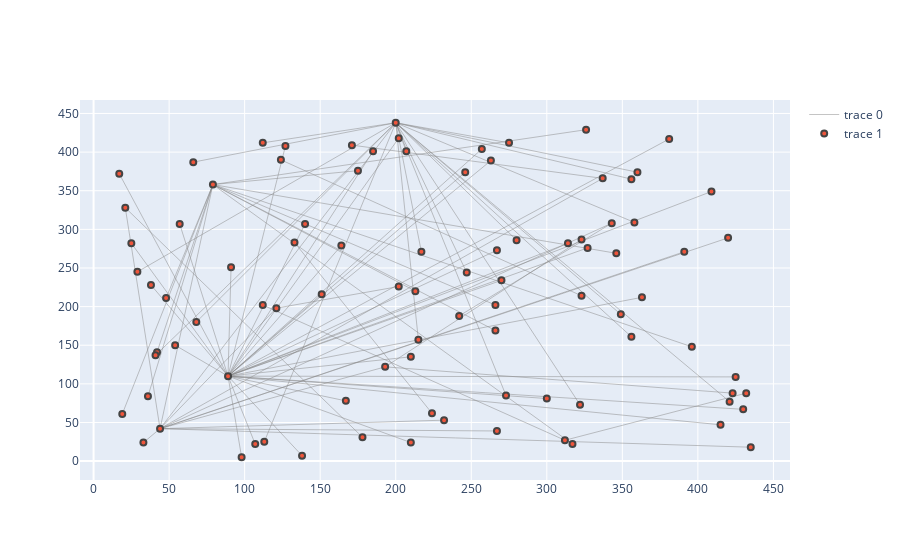

Write notebook code for a chart like this one.
### Code cell
# START get depth of the data
depth = 4
data = list(filter(lambda x: parsed_dict[x]['finalParent'] == 'MASTER' and
                   parsed_dict[x]['depth'] < 4,
                     parsed_dict.keys()))
print(data)
newData = set(data)
# for i in data:
#     newData.add(parsed_dict[i]['parent'])
for i in newData:
    local_depth = depth
    parent = parsed_dict[i]['parent']
    local = i
    if parent == None or i == None:
        continue

    while local_depth >= 0:
        edges.append((local, parent))
        if i in newData or parent in newData:
            nodes.add(i)
            nodes.add(parent)
        if i:
            parent = parsed_dict[i]['parent']
        else:
            edges.append((local, ''))
            nodes.add(i)
            nodes.add(parent)
            nodes.add('SourceOfGraph')
            break
        local_depth -= 1
            
# END get depth of the data
            
G = nx.Graph()
G.add_nodes_from(list(nodes))
pos = {v: [random.randint(0, len(edges)) for i in range(dim)] for v in nodes} # TODO this is not good in here 
nx.set_node_attributes(G, pos, "pos")

G.add_edges_from(edges)

edge_x = []
edge_y = []
for edge in G.edges():
    print(G.nodes)
    x0, y0 = G.nodes[edge[0]]['pos']
    x1, y1 = G.nodes[edge[1]]['pos']
    edge_x.append(x0)
    edge_x.append(x1)
    edge_x.append(None)
    edge_y.append(y0)
    edge_y.append(y1)
    edge_y.append(None)

edge_trace = go.Scatter(
    x=edge_x, y=edge_y,
    line=dict(width=0.5, color='#888'),
    mode='lines')
node_x = []
node_y = []
for node in nodes:
    x, y = G.nodes[node]['pos']
    node_x.append(x)
    node_y.append(y)


node_trace = go.Scatter(
    x=node_x, y=node_y,
    mode='markers',
    hoverinfo='text',
    marker=dict(line_width=2))

node_adjacencies = []
node_text = []
for node in G.nodes():
    node_text.append(node)

node_trace.text = node_text

fig = go.Figure(data=[edge_trace, node_trace],
             layout=go.Layout(
                titlefont_size=16))
fig.show()

### Figure 1 — Plotly figure (JSON) as saved in the notebook; plotly's stock layout.template omitted (floating-point values rounded to 4 significant figures; data arrays with more than 128 entries replaced by an {"elided": "..."} marker saying what was removed)
{"data": [{"line": {"color": "#888", "width": 0.5}, "mode": "lines", "type": "scatter", "x": {"elided": "264 int values"}, "y": {"elided": "264 int values"}}, {"hoverinfo": "text", "marker": {"line": {"width": 2}}, "mode": "markers", "text": ["SUGRIB", "SUVWRK", "SUMSC", "ALLOCATE_EMPTY_TRAJECTORY", "supergom_final%class_supergom", "SUDIMF2", "SUCT1", "MODEL_MOD", "DEALXMO", "GSTATS_OUTPUT_IFS", ">MPL-GATHER", "SU0YOMB", "SUNUD", "SUALDYN_DDH", "SU1YOM", "FIELD_CONTAINER_GP_MOD", "SURLX", "IOSTREAM_MIX:IOSTREAM_STATS", "SUMP0", "SUDIM_TRAJ", "FINAL_STATS", "SUCT0", "YOE_CUCONVCA", "YOMGWDIAG", "SUFP_CTL", "SUTRANS0", "CNT1", "SUMCUF", "supergom_final", "SURES", "OPDIS", "SPNG_MOD", "YOMCSGEOM", "SUALSPA", "SUIAU", "MASTER", "supergom_destroy", "FIELDS_MOD", "MTRAJ_MOD", "SUTRAJP", "SU_GRIB_API", "IOSTREAM_MIX:CLOSE_IOSTREAM", "SUVAREPS", "YEMLBC_INIT", "GRIB_HANDLES_MOD", "SUOPH", "CNT0", "SURINC", "INI_SPP", "SUCST_IFSAUX", "SURIP0", "SUSAVTEND", "SUDIMF1", "SUSC2C", "SUETLDIAG", "GET_SPP_CONF", "SUALLO", "SU_SURF_FLDS", "YOMGSGEOM", "SUINI", "MODEL_MOD:MODEL_DELETE", "FALSIFY_SURF_FLDS", "SUSPVARIABLES", "SUJFH", "YOMCST", "SURAND1", "SUIOS", "SUPP", "SUIOSTREAM", "SUALGCO", "SULSFORC", "SUCHET", "SUTIM", "SUDIMO", "SUALMDH", "IFLUSHFDBSUBS", "SUMDDH", "SU0YOMA", "GEOMETRY_MOD", "GEOMETRY_MOD:GEOMETRY_DELETE", "TESTVAR_MIX", "SUMCC", "SULUN", "SUALNUD", "SUALTDH", "SUPPVI", "FIELDS_MOD:FIELDS_DELETE", "SUECHK", "MODULE_RADTC_MIX", "SUMPINI_PRT", "SUINTFLEX", "IFS_INIT"], "type": "scatter", "x": [202, 280, 273, 138, 133, 346, 217, 202, 423, 232, 178, 89, 266, 140, 323, 300, 25, 21, 215, 19, 343, 207, 210, 151, 113, 68, 124, 415, 391, 164, 242, 363, 112, 127, 57, 33, 224, 435, 420, 42, 98, 337, 267, 349, 112, 213, 44, 247, 91, 41, 360, 175, 48, 257, 356, 17, 396, 317, 432, 356, 121, 323, 314, 421, 322, 38, 54, 409, 327, 430, 270, 36, 275, 107, 210, 171, 425, 79, 267, 312, 167, 266, 29, 263, 246, 358, 193, 326, 381, 66, 185, 200], "y": [418, 286, 85, 7, 283, 269, 271, 226, 88, 53, 31, 110, 169, 307, 214, 81, 282, 328, 157, 61, 308, 401, 135, 216, 25, 180, 390, 47, 271, 279, 188, 212, 202, 408, 307, 24, 62, 18, 289, 141, 5, 366, 273, 190, 412, 220, 42, 244, 251, 137, 374, 376, 211, 404, 365, 372, 148, 22, 88, 161, 198, 287, 282, 77, 73, 228, 150, 349, 276, 67, 234, 84, 412, 22, 24, 409, 109, 358, 39, 27, 78, 202, 245, 389, 374, 309, 122, 429, 417, 387, 401, 438]}], "layout": {"title": {"font": {"size": 16}}}}
